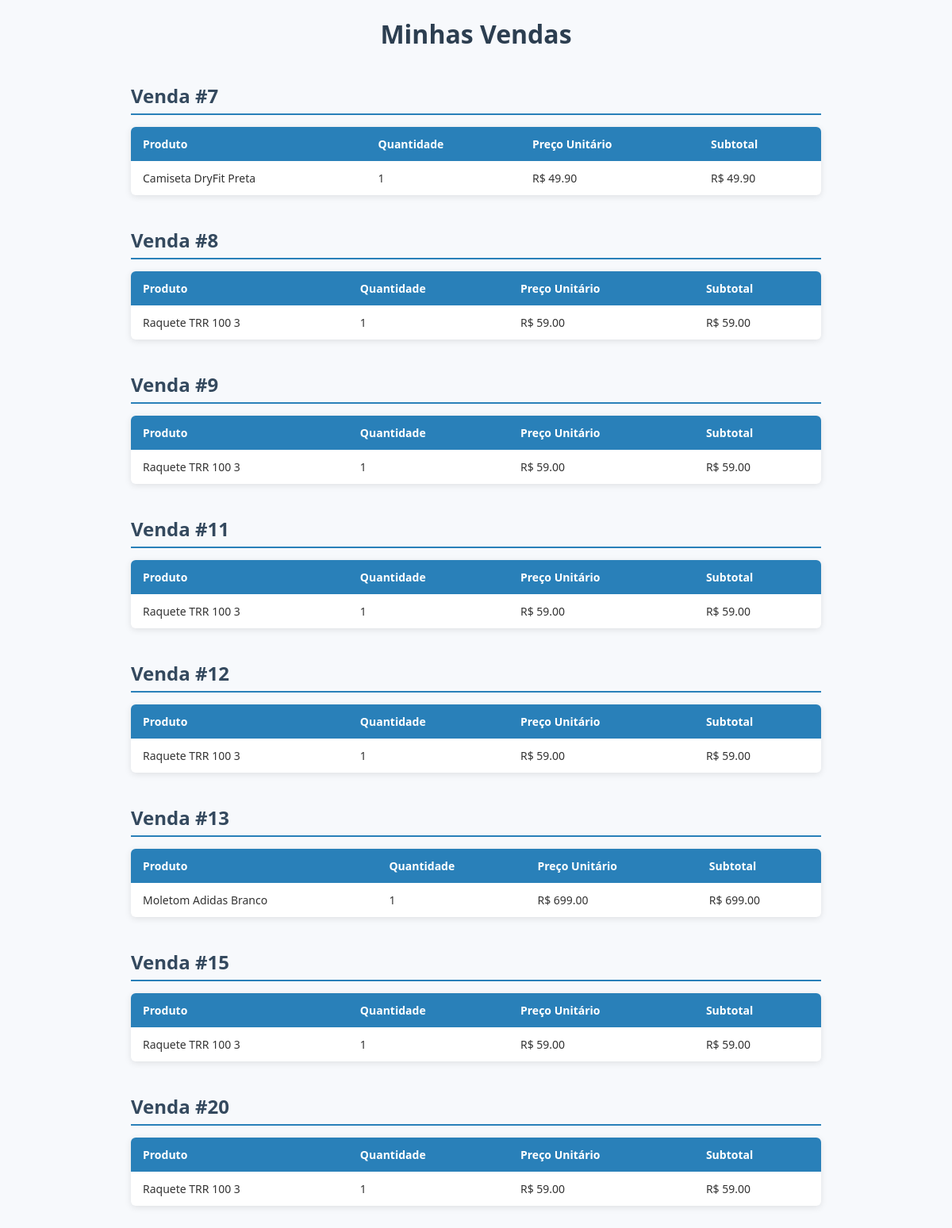
Screenshot of /cliente/cliente/historico_pedidos (signed in) with the database file from the repository.
### website/model/Vendas/Venda.py (models this page shows)
class Venda(db.Model):
    __tablename__ = 'venda'
    id = db.Column(db.Integer, primary_key=True)
    data_venda = db.Column(db.DateTime, default=datetime.utcnow)
    cliente_id = db.Column(db.Integer, db.ForeignKey('usuario.id'))
    funcionario_id = db.Column(db.Integer, db.ForeignKey('usuario.id'))
    itens_vendidos = db.relationship('ItemVendido', backref='itens')

### website/model/Produtos/Produto.py (models this page shows, shortened)
class Produto(db.Model):
    __tablename__ = 'produto'
    id = db.Column(db.Integer, primary_key=True)
    nome = db.Column(db.String(50))
    descricao = db.Column(db.Text(150))
    preco = db.Column(db.Numeric(10, 2))
    codigo_de_barras = db.Column(db.String(50), unique=True)
    imagem_url = db.Column(db.String(200))
    categoria = db.Column(db.String(25))
    cor = db.Column(db.String(20), nullable=True)
    tipo = db.Column(db.String(50), nullable=True)
    estoque = db.relationship('Estoque', uselist=False, back_populates='produto', cascade='all, delete-orphan')
    __mapper_args__ = {
        'polymorphic_on': categoria,
        'polymorphic_identity': '0'
    }

### website/model/Vendas/ItemVendido.py (models this page shows)
class ItemVendido(db.Model):
    __tablename__ = 'item_vendido'
    id = db.Column(db.Integer, primary_key = True)
    venda_id = db.Column(db.Integer, db.ForeignKey('venda.id'))
    produto_id = db.Column(db.Integer, db.ForeignKey('produto.id'))
    quantidade = db.Column(db.Integer)
    preco_unitario = db.Column(db.Float)
    venda = db.relationship('Venda')
    produto =   db.relationship('Produto')

### website/controller/clienteController.py (the view)
@viewcliente.route('/cliente/historico_pedidos')
@login_required
def lista_pedidos():
    cliente_id = current_user.id
    vendas = VendaDatabaseService.venda_por_cliente(cliente_id)
    itens_por_venda = {}
    nomes_produtos = {}
    for venda in vendas:
        itens = VendaDatabaseService.get_itens_by_venda(venda.id)
        itens_por_venda[venda.id] = itens
        for item in itens:
            pid = item.produto_id
            if pid not in nomes_produtos:
                nomes_produtos[pid] = ProdutoDatabaseService.get_nome_por_id(pid)
    return render_template('lista_pedidos.html', vendas=vendas, itens_por_venda=itens_por_venda, nomes_produtos=nomes_produtos)

### website/model/Users/User.py (called while the page is built)
    @property
    def id(self):
        return self._id

### website/service/ProdutoDatabaseService.py (called while the page is built)
    @staticmethod
    def get_nome_por_id(produto_id):
        produto = Produto.query.get(produto_id)
        if produto:
            return produto.nome
        return None

### website/service/VendaDatabaseService.py (called while the page is built)
    @staticmethod
    def venda_por_cliente(cliente_id):
        return(Venda.query.filter_by(cliente_id=cliente_id).all())

    @staticmethod
    def get_itens_by_venda(venda_id):
        return ItemVendido.query.filter_by(venda_id=venda_id).all()

### website/templates/lista_pedidos.html (shortened to what this page needs)
<!DOCTYPE html>
<html lang="pt-br">
<head>
</head>
<body>
    <h1>Minhas Vendas</h1>
    {% if vendas %}
        {% for venda in vendas %}
            <h2>Venda #{{ venda.id }}</h2>
            <table>
                <thead>
                    <tr>
                        <th>Produto</th>
                        <th>Quantidade</th>
                        <th>Preço Unitário</th>
                        <th>Subtotal</th>
                    </tr>
                </thead>
                <tbody>
                {% for item in itens_por_venda[venda.id] %}
                    <tr>
                        <td data-label="Produto">{{ nomes_produtos[item.produto_id] or "Produto desconhecido" }}</td>
                        <td data-label="Quantidade">{{ item.quantidade }}</td>
                        <td data-label="Preço Unitário">R$ {{ "%.2f"|format(item.preco_unitario) }}</td>
                        <td data-label="Subtotal">R$ {{ "%.2f"|format(item.preco_unitario * item.quantidade) }}</td>
                    </tr>
                {% else %}
                    <tr>
                        <td colspan="4" style="text-align:center; font-style: italic; color: #7f8c8d;">
                            Nenhum item nesta venda.
                        </td>
                    </tr>
                {% endfor %}
                </tbody>
            </table>
        {% endfor %}
    {% else %}
        <p class="no-vendas">Você não possui vendas cadastradas.</p>
    {% endif %}
</body>
</html>

### website/templates/lista_pedidos.html (style rules this page uses)
* { box-sizing: border-box; }
body { font-family: "Segoe UI", Tahoma, Geneva, Verdana, sans-serif; background-color: #f7f9fc; color: #333; margin: 20px auto; max-width: 900px; padding: 0 15px; }
h1 { text-align: center; color: #2c3e50; margin-bottom: 30px; }
h2 { color: #34495e; border-bottom: 2px solid #2980b9; padding-bottom: 6px; margin-top: 40px; margin-bottom: 15px; }
table { width: 100%; border-collapse: collapse; margin-bottom: 40px; box-shadow: 0 2px 8px rgba(0,0,0,0.1); background-color: white; border-radius: 6px; overflow: hidden; }
thead { background-color: #2980b9; color: white; }
thead th { padding: 12px 15px; text-align: left; font-weight: 600; font-size: 14px; }
tbody td { padding: 12px 15px; border-bottom: 1px solid #ddd; font-size: 14px; }
tbody tr:last-child td { border-bottom: none; }

### rows the page displays
Venda: id "7"
ItemVendido: quantidade "1", preco_unitario "49.90", item.preco_unitario*item.quantidade "49.90"
Produto: nome "Camiseta DryFit Preta"
Venda: id "8"
ItemVendido: quantidade "1", preco_unitario "59.00", item.preco_unitario*item.quantidade "59.00"
Produto: nome "Raquete TRR 100 3"
Venda: id "9"
ItemVendido: quantidade "1", preco_unitario "59.00", item.preco_unitario*item.quantidade "59.00"
Venda: id "11"
ItemVendido: quantidade "1", preco_unitario "59.00", item.preco_unitario*item.quantidade "59.00"
Venda: id "12"
ItemVendido: quantidade "1", preco_unitario "59.00", item.preco_unitario*item.quantidade "59.00"
Venda: id "13"
ItemVendido: quantidade "1", preco_unitario "699.00", item.preco_unitario*item.quantidade "699.00"
Produto: nome "Moletom Adidas Branco"
Venda: id "15"
ItemVendido: quantidade "1", preco_unitario "59.00", item.preco_unitario*item.quantidade "59.00"
Venda: id "20"
ItemVendido: quantidade "1", preco_unitario "59.00", item.preco_unitario*item.quantidade "59.00"
